Frame 1 (no input): blank canvas, image omitted
Frame 60 (the mouse pressed at the canvas centre just before this capture): blank canvas, image omitted
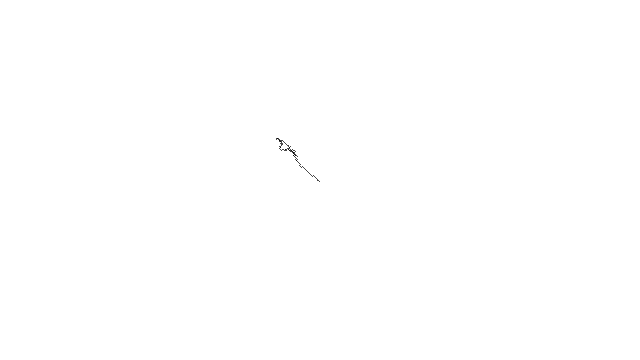
Frame 120 (the mouse held since frame 60 and released just before this capture)

The Processing sketch whose frames 1 and 60 were blank and that drew this single picture after the mouse press (run headless with seeded random() and noise(); from frame 60 on, the mouse is pressed at the canvas centre):

// Processing sketch: sketch_00_walker
// ── sketch_00_walker.pde

Walker w;

void setup() {
  size(640, 360);
  w = new Walker();
  background(255);
}

void draw() {
  w.step();
  w.display();
}

// ── Walker.pde
class Walker {
  int x;
  int y;
  
  Walker() {
    x = width/2;
    y = height/2;
  }
  
  void display() {
    stroke(0);
    point(x, y);
  }
  
  void step() {
    /*
    int choice = int(random(4));
    if (choice == 0) {
      x++;
    } else if (choice == 1) {
      x--;
    } else if (choice == 2) {
      y++;
    } else {
      y--;
    }
    */
    float r = random(1);
    if (r < .5) {
      // move in direction of mouse
      int deltax = mouseX - x;
      int deltay = mouseY - y;
      if (deltax < 0) x--;
      else x++;
      if (deltay < 0) y--;
      else y++;
    } else {
      // random walk
      int stepx = int(random(3))-1;
      int stepy = int(random(3))-1;
      x += stepx;
      y += stepy;
    }
    
    /*
    int stepx = int(random(4))-1;
    int stepy = int(random(4))-1;
    if (stepx == 2) stepx = 1;
    if (stepy == 2) stepy = 1;
    x += stepx;
    y += stepy;
    */
  }
  
}
